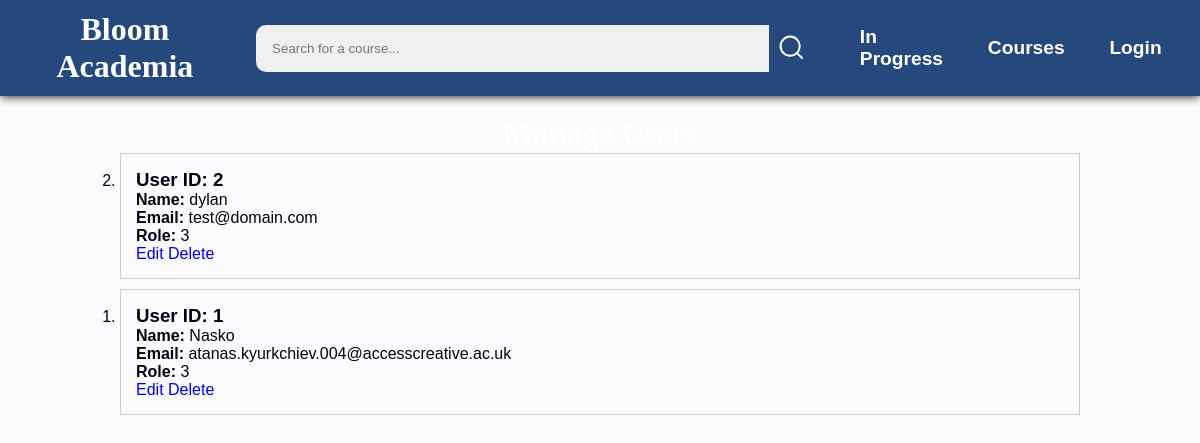
The app's page /admin/manage_users (signed in), older data.
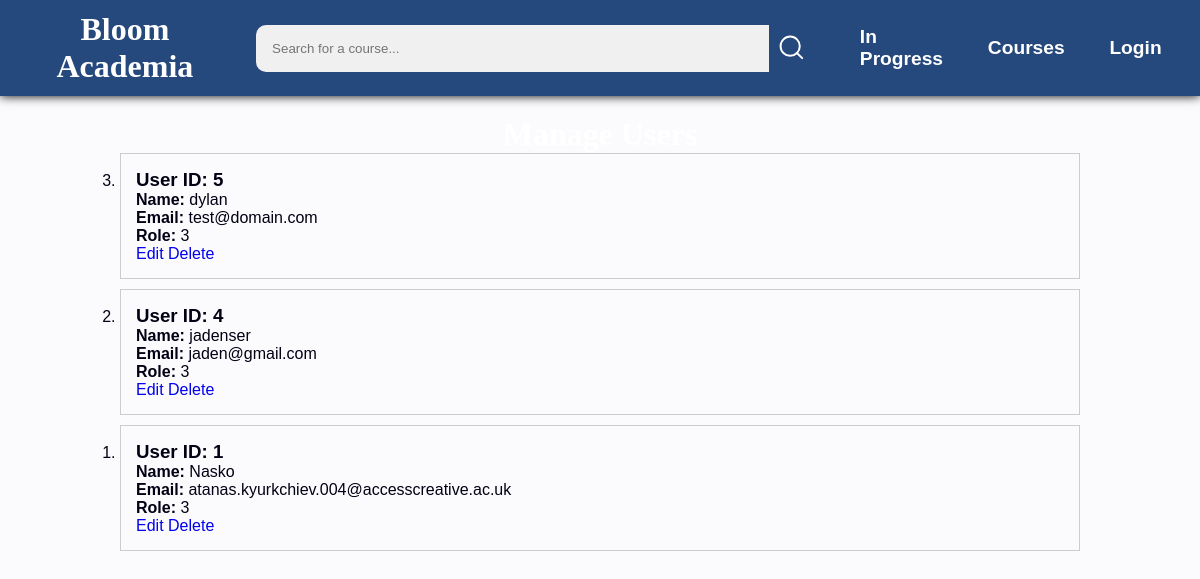
The same page, newer data.
### tables this page shows
CREATE TABLE users (uid INTEGER PRIMARY KEY AUTOINCREMENT, name TEXT NOT NULL, email TEXT UNIQUE, password TEXT NOT NULL, role INTEGER);

### app.py (the view)
@app.route('/admin/manage_users', methods=['GET', 'POST'])
def manage_users():
    if not session or session.get('role') != 3:
        return render_template('error.html', error_type="No Access", error_title="Unauthorized", error_subtitle="You do not have permission to access the admin dashboard.")
    with db.connect("././instance/users.db") as conn:
        cursor = conn.cursor()
        cursor.execute("SELECT * FROM users ORDER BY uid DESC")
        users = cursor.fetchall()
    return render_template('admin-pages/manage_users.html', users=users)

### modules/db_functions.py (called while the page is built)
def connect(db_path):
    return sqlite3.connect(db_path)

### templates/admin-pages/manage_users.html (shortened to what this page needs)
<!DOCTYPE html>
<html>
<head>
    <link rel="stylesheet" href="{{ url_for('static', filename='css/style.css') }}">
</head>
<body>
    <header>
        <a href="{{ url_for('home') }}"><h1>Bloom Academia</h1></a>
        <nav>
            <form id="search-bar" class="nav-item" method="POST" action="{{ url_for('search_course') }}">
                <input id="search-bar-input" type="text" name="search-bar-input" placeholder="Search for a course...">
                <button id="search-bar-btn" type="submit" name="search-bar-btn"></button>
            </form>
            <a class="nav-item" href="{{ url_for('profile') }}">In Progress</a>
            <a class="nav-item" href="{{ url_for('list_courses') }}">Courses</a>
            {% if name %}
                <a class="nav-item" href="{{ url_for('profile') }}">Account</a>
            {% else %}
                <a class="nav-item" href="{{ url_for('login') }}">Login</a>
            {% endif %}
        </nav>
    </header>
    <div class="container">
        <h1>Manage Users</h1>
        <ol reversed>
        {% for user in users %}
            <li class="user-box">
                <h3>User ID: {{ user[0] }}</h3>
                <p><strong>Name:</strong> {{ user[1] }}</p>
                <p><strong>Email:</strong> {{ user[2] }}</p>
                <p><strong>Role:</strong> {{ user[4] }}</p>
                <a href="{{ url_for('change_role', uid=user[0]) }}" class="button">Edit</a>
                <a href="{{ url_for('delete_user', uid=user[0]) }}" class="button" onclick="return confirm('Are you sure you want to delete this user?')">Delete</a>
            </li>
        {% endfor %}
        </ol>
    </div>
</body>
</html>

### static/css/style.css (style rules this page uses)
* { padding: 0; margin: 0; box-sizing: border-box; }
a { text-decoration: none; }
html, body { height: 100%; width: 100%; }
body { background-color: #FBFBFE; background-image: url("root/static/images/wave-haikei.png"); color: #020113; font-family: 'Segoe UI', Tahoma, Geneva, Verdana, sans-serif; }
header { height: 10%; width: 100%; display: flex; align-items: center; justify-content: space-around; padding: 3rem 1rem; box-shadow: 0 0 10px 0 black; background-color: #25487D; }
nav { display: flex; flex-direction: row; align-items: center; justify-content: space-evenly; }
nav a { color: var(--secondary); }
.nav-item { margin: 0 1.4rem; color: white; font-weight: bold; font-size: larger; }
#search-bar { display: flex; flex-direction: row; align-items: center; }
#search-bar-input { padding: 1rem; padding-right: 20rem; border: none; border-radius: 10px 0 0 10px; background-color: #f0f0f0; }
#search-bar-btn { display: flex; padding: 7px; border: none; border-radius: 0 20px 20px 0; background-color: var(--primary); transition: 0.5s; cursor: pointer; }
h1 { color: white; font-family: ui-monospace; }

### templates/admin-pages/manage_users.html (style rules this page uses)
body { font-family: sans-serif; }
.container { width: 80%; margin: 20px auto; }
h1 { text-align: center; }
.user-box { border: 1px solid #ccc; padding: 15px; margin-bottom: 10px; }

Row changes from the older to the newer data that the page shows:
removed users: uid "2", name "dylan", email "test@domain.com", role "3"
added users: uid "5", name "dylan", email "test@domain.com", role "3"
added users: uid "4", name "jadenser", email "jaden@gmail.com", role "3"
